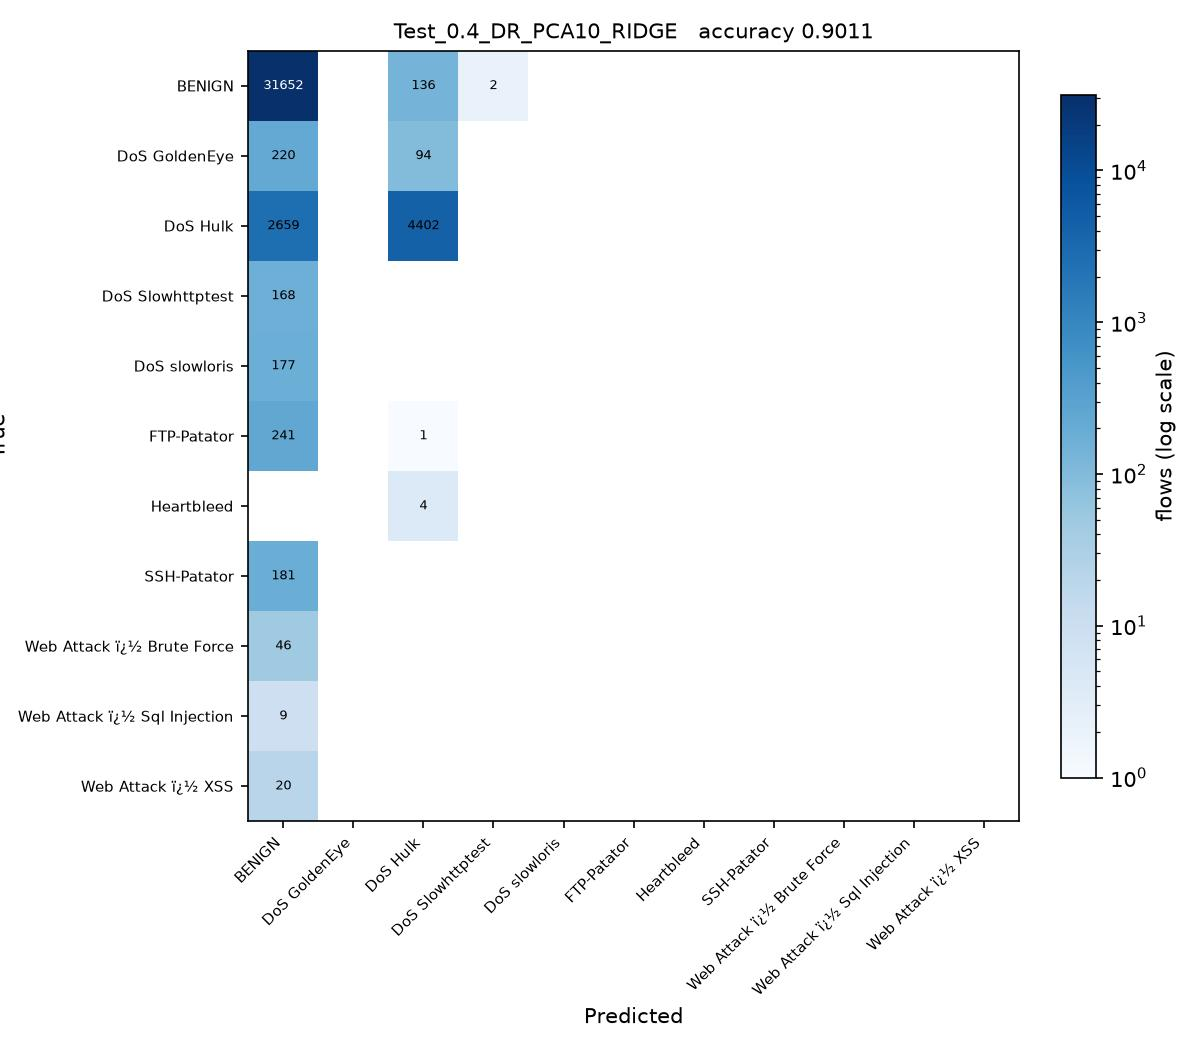

This chart was generated by the following Python code:
# Test_0.4_DR_PCA10_RIDGE.py
#
# Test size 0.4  |  PCA, 10 components  |  Ridge Regression -> RidgeClassifier (sheet #3)
#
# This is SGDC_60_40.py with the changes marked CHANGE below and nothing else.
#
# Sheet entry 3 is Ridge(alpha=1.0), a regressor. RidgeClassifier is the
# same L2-penalised model fitted for classification. alpha is kept at 1.0.

import os
from pathlib import Path

# CHANGE 1: run from the project folder, so the CSV names below resolve, and
# read them as latin-1. The Web Attack labels contain byte 0x96, which the
# default utf-8 decoder rejects with UnicodeDecodeError.
os.chdir(Path(__file__).resolve().parent.parent)
import numpy as np
import pandas as pd

df1 = pd.read_csv(r'C:\Users\Karthika\OneDrive\Desktop\ACN_PCA_75_Runs\Scripts\Tuesday-WorkingHours.pcap_ISCX (1).csv', low_memory=True, encoding='latin-1')
df2 = pd.read_csv(r'C:\Users\Karthika\OneDrive\Desktop\ACN_PCA_75_Runs\Scripts\Wednesday-workingHours.pcap_ISCX.csv', low_memory=True, encoding='latin-1')
df3 = pd.read_csv(r'C:\Users\Karthika\OneDrive\Desktop\ACN_PCA_75_Runs\Scripts\Thursday-WorkingHours-Morning-WebAttacks.pcap_ISCX.csv', low_memory=True, encoding='latin-1')

dataset = pd.concat([df1, df2, df3], ignore_index=True)

dataset.columns = dataset.columns.str.strip()

# CHANGE 2: a stratified sample of 100000 flows, the same for every run.
# The full three captures hold about 1.3 million flows, which makes 75 runs
# impractical. At least 50 flows of every class are kept.
label = dataset.columns[-1]
dataset = pd.concat(
    [g.sample(n=min(len(g), max(50, round(100000 * len(g) / len(dataset)))), random_state=0)
     for _, g in dataset.groupby(label)],
    ignore_index=True
)

X = dataset.iloc[:, :-1]
y = dataset.iloc[:, -1]

X = X.apply(pd.to_numeric, errors='coerce')

X.replace([np.inf, -np.inf], np.nan, inplace=True)

from sklearn.impute import SimpleImputer

imputer = SimpleImputer(missing_values=np.nan, strategy='mean')
X = imputer.fit_transform(X)

from sklearn.preprocessing import LabelEncoder

labelencoder_y = LabelEncoder()
y = labelencoder_y.fit_transform(y)

from sklearn.model_selection import train_test_split

X_train, X_test, y_train, y_test = train_test_split(
    X,
    y,
    test_size=0.4,   # CHANGE 3: test size
    random_state=0,
    stratify=y
)

# CHANGE 4: PCA, from PCA_LDA_KErnel_PCA_CODE.pdf (fitted on training data only).
# PCA follows the directions of largest variance, so the features have to be on
# a common scale first, otherwise the components just track whichever column has
# the biggest units. The scaler is fitted on the training split only.
from sklearn.preprocessing import StandardScaler
from sklearn.decomposition import PCA

scaler = StandardScaler()
X_train = scaler.fit_transform(X_train)
X_test = scaler.transform(X_test)

pca = PCA(n_components=10)
X_train = pca.fit_transform(X_train)          # no labels: PCA is unsupervised
X_test = pca.transform(X_test)
print("\nVariance explained by 10 components : {:.4f}".format(pca.explained_variance_ratio_.sum()))

# CHANGE 5: Ridge Regression -> RidgeClassifier (sheet #3) in place of SGDClassifier
from sklearn.linear_model import RidgeClassifier

classifier = RidgeClassifier(
    alpha=1.0,
    random_state=0
)

classifier.fit(X_train, y_train)

y_pred = classifier.predict(X_test) 

from sklearn.metrics import confusion_matrix
from sklearn.metrics import accuracy_score
from sklearn.metrics import precision_score
from sklearn.metrics import recall_score
from sklearn.metrics import f1_score
from sklearn.metrics import classification_report

cm = confusion_matrix(y_test, y_pred)

print("Confusion Matrix:\n")
print(cm)

print("\nAccuracy : {:.4f}".format(accuracy_score(y_test, y_pred)))
print("\nPrecision : {:.4f}".format(precision_score(y_test, y_pred, average='weighted')))
print("\nRecall : {:.4f}".format(recall_score(y_test, y_pred, average='weighted')))
print("\nF1 Score : {:.4f}".format(f1_score(y_test, y_pred, average='weighted')))

print("\nClassification Report:\n")
print(classification_report(y_test, y_pred))
# CHANGE 6: save the confusion matrix as Test_0.4_DR_PCA10_RIDGE.jpg and record the result
import matplotlib
matplotlib.use('Agg')
import matplotlib.pyplot as plt
from matplotlib.colors import LogNorm

here = Path(__file__).resolve().parent
names = [str(c) for c in labelencoder_y.classes_]
fig, ax = plt.subplots(figsize=(8, 7))
im = ax.imshow(cm, cmap='Blues', norm=LogNorm(vmin=1))
ax.set_xticks(range(len(names)), names, rotation=45, ha='right', fontsize=7)
ax.set_yticks(range(len(names)), names, fontsize=7)
ax.set_xlabel('Predicted')
ax.set_ylabel('True')
ax.set_title('Test_0.4_DR_PCA10_RIDGE   accuracy {:.4f}'.format(accuracy_score(y_test, y_pred)), fontsize=10)
for i in range(cm.shape[0]):
    for j in range(cm.shape[1]):
        if cm[i, j]:
            ax.text(j, i, cm[i, j], ha='center', va='center', fontsize=6,
                    color='white' if cm[i, j] > cm.max() / 3 else 'black')
fig.colorbar(im, ax=ax, fraction=0.04, label='flows (log scale)')
fig.tight_layout()
fig.savefig(here / 'Test_0.4_DR_PCA10_RIDGE.jpg', dpi=150)
plt.close(fig)

row = pd.DataFrame([{
    'Test': 0.4, 'DR': 'PCA10', 'Clas': 'RIDGE',
    'Acc': round(accuracy_score(y_test, y_pred), 4),
    'Pre': round(precision_score(y_test, y_pred, average='weighted', zero_division=0), 4),
    'Rec': round(recall_score(y_test, y_pred, average='weighted', zero_division=0), 4),
    'F1': round(f1_score(y_test, y_pred, average='weighted', zero_division=0), 4),
    'script': 'Test_0.4_DR_PCA10_RIDGE',
}])
out = here.parent / 'results' / '75_runs.csv'
out.parent.mkdir(exist_ok=True)
if out.exists():
    old = pd.read_csv(out)
    row = pd.concat([old[old['script'] != 'Test_0.4_DR_PCA10_RIDGE'], row], ignore_index=True)
row.to_csv(out, index=False)
